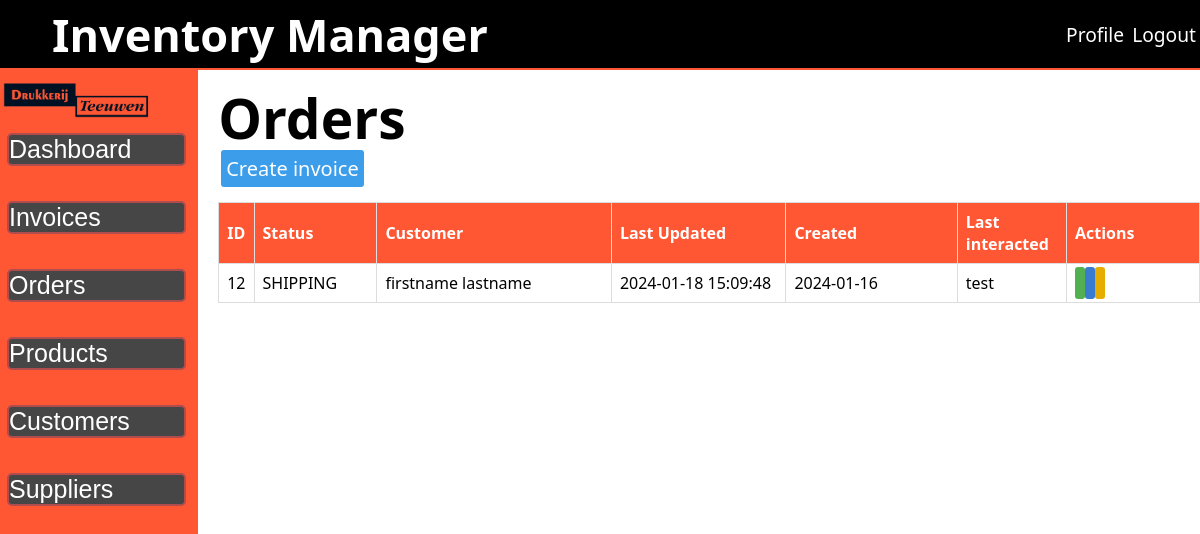
Page /public/order.php (signed in) on the committed database.
### tables this page shows
CREATE TABLE `orders` (
  `id` int(11) NOT NULL,
  `status` int(11) NOT NULL,
  `user_id` int(11) NOT NULL,
  `customer_id` int(11) NOT NULL,
  `number` varchar(15) NOT NULL,
  `mail` varchar(90) NOT NULL,
  `shipping_name` varchar(100) NOT NULL,
  `shipping_company` varchar(100) NOT NULL,
  `shipping_street` varchar(100) NOT NULL,
  `shipping_postalcode` varchar(7) NOT NULL,
  `shipping_city` varchar(100) NOT NULL,
  `shipping_country` varchar(100) NOT NULL,
  `billing_name` varchar(100) NOT NULL,
  `billing_company` varchar(100) NOT NULL,
  `billing_street` varchar(100) NOT NULL,
  `billing_postalcode` varchar(7) NOT NULL,
  `billing_city` varchar(100) NOT NULL,
  `billing_country` varchar(100) NOT NULL,
  `updated` datetime NOT NULL DEFAULT current_timestamp(),
  `created` date NOT NULL DEFAULT current_timestamp()
);

CREATE TABLE `order_status` (
  `id` int(11) NOT NULL,
  `status` varchar(10) NOT NULL
);

CREATE TABLE `customers` (
  `id` int(11) NOT NULL,
  `first_name` varchar(90) NOT NULL,
  `last_name` varchar(90) NOT NULL,
  `company_name` varchar(60) NOT NULL,
  `number` varchar(15) NOT NULL,
  `email` varchar(200) NOT NULL,
  `street` varchar(90) NOT NULL,
  `postcode` varchar(8) NOT NULL,
  `city` varchar(90) NOT NULL,
  `country` varchar(60) NOT NULL
);

CREATE TABLE `users` (
  `id` int(11) NOT NULL,
  `username` varchar(50) NOT NULL,
  `password` varchar(255) NOT NULL,
  `email` varchar(80) NOT NULL,
  `created` datetime NOT NULL
);

### public/order.php (the view, shortened to what this page needs)
<?php
require_once '../src/inc/session_check.php';
$sql = "SELECT
            *,
            `orders`.`id` AS `order_id`,
            `orders`.`created` AS `order_created`
        FROM
            orders
        INNER JOIN order_status ON orders.status = order_status.id
        INNER JOIN customers ON orders.customer_id = customers.id
        INNER JOIN users ON orders.user_id = users.id
        ORDER BY
            updated
        DESC";
$result = $con->query($sql);
?>
<h1>Orders</h1>
<a class="new-data" href="create-order.php">Create invoice</a>
<div class="table-container">
    <table aria-label="">
        <thead>
            <tr>
                <th>ID</th>
                <th>Status</th>
                <th>Customer</th>
                <th>Last Updated</th>
                <th>Created</th>
                <th>Last interacted</th>
                <th>Actions</th>
            </tr>
        </thead>
        <?php while ($row = $result->fetch_assoc()) { ?>
            <tbody>
                <tr>
                    <td id="order-id">
                        <?php echo $row['order_id']; ?>
                    </td>
                    <td id="order-status">
                        <?php echo $row['status']; ?>
                    </td>
                    <td id="order-name">
                        <?php echo $row['first_name'] . ' ' . $row['last_name']; ?>
                    </td>
                    <td id="order-update">
                        <?php echo $row['updated']; ?>
                    </td>
                    <td id="order-create">
                        <?php echo $row['order_created']; ?>
                    </td>
                    <td id="order-last">
                        <?php echo $row['username'] ?>
                    </td>
                    <td id="order-user">
                        <a class="edit-data" href="edit-order.php?id=<?php echo $row['order_id']; ?>">
                        </a>
                        <a class="view-data" href="view-order.php?id=<?php echo $row['order_id']; ?>">
                        </a>
                        <a class="download" href="download-order.php?id=<?php echo $row['order_id']; ?>">
                        </a>
                    </td>
                </tr>
            </tbody>
        <?php } ?>
    </table>
</div>

### assets/CSS/main.css (style rules this page uses)
* { box-sizing: border-box; font-family: system-ui, -apple-system, BlinkMacSystemFont, 'Segoe UI', Roboto, Oxygen, Ubuntu, Cantarell, 'Open Sans', 'Helvetica Neue', sans-serif; margin: 0px; padding: 0px; }
html { height: 100%; }
a { text-decoration: none; }
.main-content h1 { font-size: 55px; }
.table-container { margin-top: 20px; overflow: auto; height: 77vh; }
.table-container thead th { position: sticky; top: 0; }
.table-container table { border-collapse: collapse; border-spacing: 0; border: 1px solid #ddd; width: 100%; }
table { border-collapse: collapse; border-spacing: 0; }
.table-container th, .table-container td { padding: 8px; border: 1px solid #ddd; }
.table-container table td:first-child { max-width: 150px; }
.table-container table td:last-child { word-break: break-all; }
.table-container table th { padding: 12 0px; text-align: left; background: #FF5733; color: white; }
.dashboard-table-container table th, table td { padding: 8px; }
#order-id { width: 5px; }
#order-status { width: 20vh; }
#order-name { width: 50vh; }
#order-update { width: 35vh; }
#order-create { width: 35vh; }
#order-last { width: 15vh; }
#order-user { width: 25vh; }
.order-form-content table th, table td { border-bottom: 1px solid black; }
.new-data { margin: 3px; padding: 5px; font-size: 20px; border-radius: 3px; background: #3c9dea; color: white; }
.edit-data { padding: 5px; border-radius: 3px; background: #53b052; color: white; }
.view-data { padding: 5px; border-radius: 3px; background: #387bd1; color: white; }
.download { padding: 5px; border-radius: 3px; background: #e6ad00; color: white; }

### rows in the picture
orders: id "12", order_status.status "SHIPPING", customer.first_name "firstname", customer.last_name "lastname", updated "2024-01-18 15:09:48", created "2024-01-16", user.username "test"
